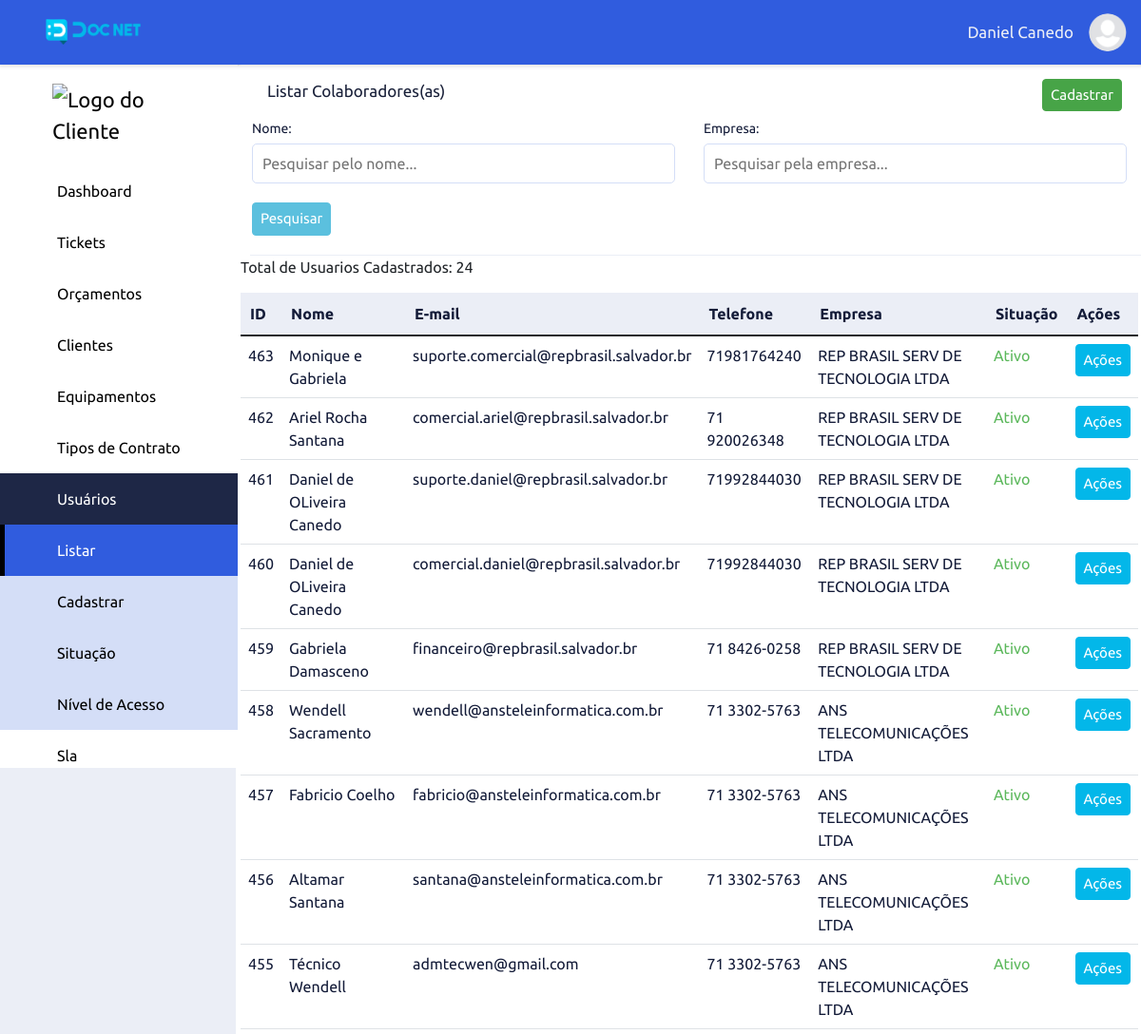
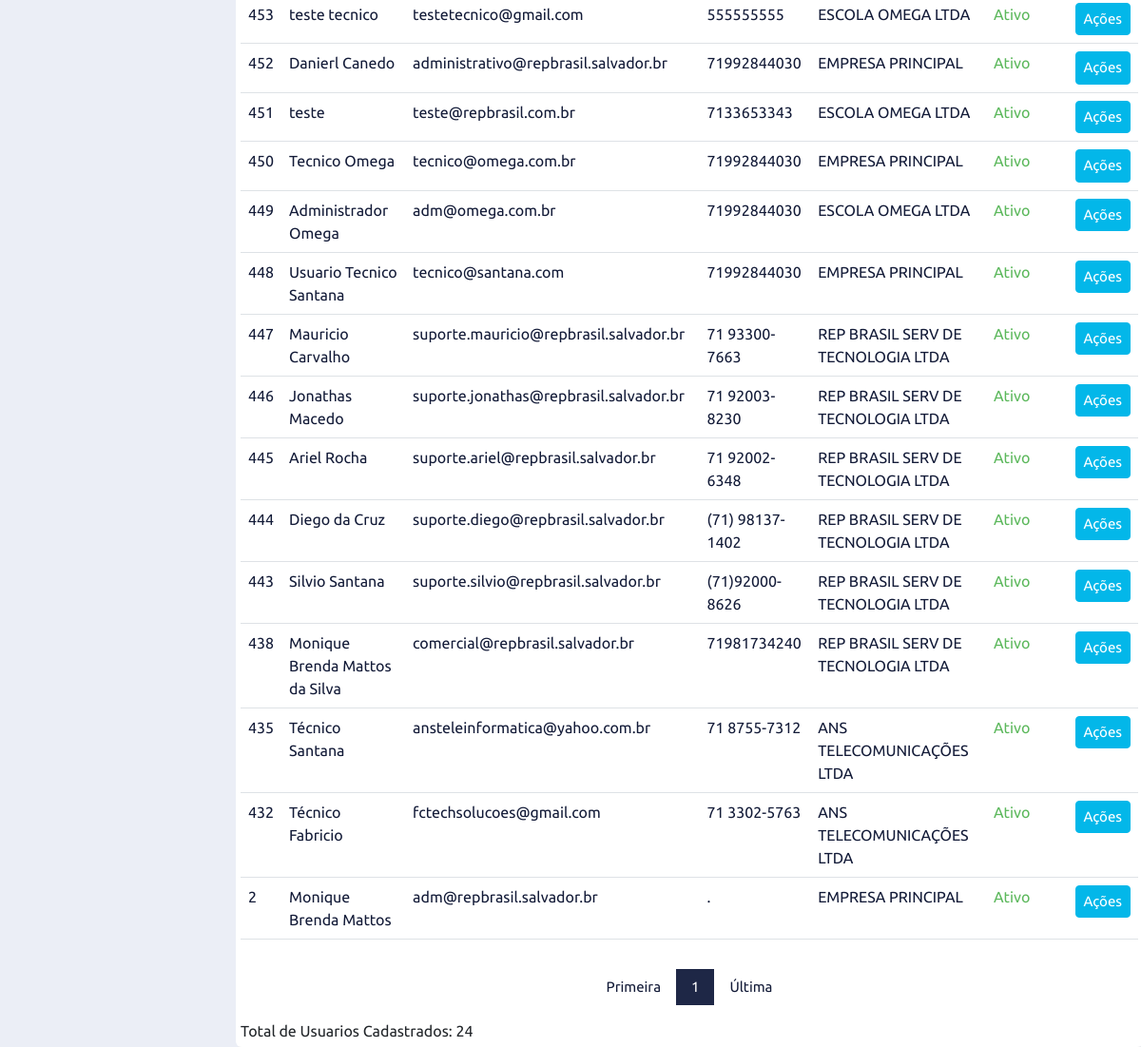
/list-users/index (signed in), run on the app's committed database (2 pictures, top to bottom).
### tables this page shows
CREATE TABLE `adms_levels_pages` (
  `id` int NOT NULL,
  `permission` int NOT NULL DEFAULT '2',
  `order_level_page` int NOT NULL,
  `print_menu` int NOT NULL DEFAULT '2' COMMENT '1 - Apresentar no menu, 2 - Não apresentar no menu',
  `dropdown` int NOT NULL DEFAULT '2' COMMENT '1 - Dropdow , 2 - não dropdow',
  `adms_access_level_id` int NOT NULL,
  `adms_page_id` int NOT NULL,
  `adms_items_menu_id` int NOT NULL DEFAULT '1',
  `created` datetime NOT NULL,
  `modified` datetime DEFAULT NULL
);

CREATE TABLE `adms_pages` (
  `id` int NOT NULL,
  `controller` varchar(220) NOT NULL,
  `metodo` varchar(220) NOT NULL,
  `menu_controller` varchar(220) NOT NULL,
  `menu_metodo` varchar(220) NOT NULL,
  `name_page` varchar(220) NOT NULL,
  `publish` int NOT NULL DEFAULT '2',
  `icon` varchar(45) DEFAULT NULL,
  `obs` text,
  `adms_sits_pgs_id` int NOT NULL DEFAULT '2',
  `adms_types_pgs_id` int NOT NULL,
  `adms_groups_pgs_id` int NOT NULL,
  `created` datetime NOT NULL,
  `modified` datetime DEFAULT NULL
);

CREATE TABLE `adms_items_menus` (
  `id` int NOT NULL,
  `name` varchar(220) NOT NULL,
  `icon` varchar(45) NOT NULL,
  `order_item_menu` int NOT NULL,
  `created` datetime NOT NULL,
  `modified` datetime DEFAULT NULL
);

CREATE TABLE `adms_users` (
  `id` int NOT NULL,
  `name` varchar(220) NOT NULL,
  `nickname` varchar(44) DEFAULT NULL,
  `email` varchar(220) NOT NULL,
  `user` varchar(220) NOT NULL,
  `password` varchar(220) NOT NULL,
  `recover_password` varchar(220) DEFAULT NULL,
  `conf_email` varchar(220) DEFAULT NULL,
  `image` varchar(220) DEFAULT NULL,
  `adms_sits_user_id` int NOT NULL DEFAULT '1',
  `adms_access_level_id` int DEFAULT NULL,
  `cpf` varchar(45) DEFAULT NULL,
  `rg` varchar(45) DEFAULT NULL,
  `dt_nasc` varchar(45) DEFAULT NULL,
  `sexo` int DEFAULT NULL,
  `tel_1` varchar(45) DEFAULT NULL,
  `tel_2` varchar(45) DEFAULT NULL,
  `tel_3` varchar(45) DEFAULT NULL,
  `rede_social_1` varchar(220) DEFAULT NULL,
  `rede_social_2` varchar(220) DEFAULT NULL,
  `rede_social_3` varchar(220) DEFAULT NULL,
  `logradouro` varchar(220) DEFAULT NULL,
  `numero_logr` varchar(10) DEFAULT NULL,
  `bairro` varchar(220) DEFAULT NULL,
  `cidade` varchar(220) DEFAULT NULL,
  `uf` varchar(5) DEFAULT NULL,
  `empresa_id` int NOT NULL DEFAULT '1',
  `cliente_id` int NOT NULL DEFAULT '1',
  `setor_id` int DEFAULT '1',
  `contr_id` int NOT NULL DEFAULT '1',
  `created` datetime NOT NULL,
  `modified` datetime DEFAULT NULL
);

CREATE TABLE `adms_emp_principal` (
  `id` int NOT NULL,
  `razao_social` varchar(220) DEFAULT NULL,
  `nome_fantasia` varchar(220) DEFAULT NULL,
  `cnpj` varchar(220) NOT NULL,
  `cep` varchar(8) DEFAULT NULL,
  `logradouro` varchar(220) DEFAULT NULL,
  `bairro` varchar(220) DEFAULT NULL,
  `cidade` varchar(220) DEFAULT NULL,
  `uf` varchar(45) DEFAULT NULL,
  `contato` varchar(220) DEFAULT NULL,
  `telefone` varchar(220) DEFAULT NULL,
  `email` varchar(220) DEFAULT NULL,
  `situacao` int NOT NULL DEFAULT '1',
  `logo` varchar(110) DEFAULT NULL,
  `base_dados` varchar(220) DEFAULT NULL,
  `created` datetime NOT NULL,
  `modified` datetime DEFAULT NULL
);

CREATE TABLE `adms_sits_users` (
  `id` int NOT NULL,
  `name` varchar(44) NOT NULL,
  `adms_color_id` int NOT NULL,
  `created` datetime NOT NULL,
  `modified` datetime DEFAULT NULL
);

### app/adms/Views/users/listUsers.php (the view, shortened to what the rows shown need)
<div class="wrapper">
    <div class="row">
        <table class="table table-hover table-list">
            <thead class="list-head">
                <tr>
                    <th class="list-head-content">ID</th>
                    <th class="list-head-content">Nome</th>
                    <th class="list-head-content table-sm-none">E-mail</th>
                    <th class="list-head-content ">Telefone</th>
                    <th class="list-head-content table-md-none">Empresa</th>
                    <th class="list-head-content table-md-none">Situação</th>
                    <th class="list-head-content">Ações</th>
                </tr>
            </thead>
            <tbody class="list-body">
                <?php
                foreach ($this->data['listUsers'] as $user) {
                    extract($user);
                ?>
                    <tr>
                        <td class="list-body-content"><?php echo $id; ?></td>
                        <td class="list-body-content"><?php echo $name_usr; ?></td>
                        <td class="list-body-content table-sm-none"><?php echo $email; ?></td>
                        <td class="list-body-content"><?php echo $tel_1; ?></td>
                        <td class="list-body-content table-sm-none"><?php echo $razao_social_emp; ?></td>
                        <td class="list-body-content table-md-none">
                            <?php echo "<span style='color: $color'>$name_sit</span>"; ?>
                        </td>
                        <td class="list-body-content">
                            <div class="dropdown-action">
                                <button onclick="actionDropdown(<?php echo $id; ?>)" class="dropdown-btn-action">Ações</button>
                            </div>
                        </td>
                    </tr>
                <?php
                }
                ?>
            </tbody>
        </table>
    </div>
</div>

### app/adms/Views/include/menu.php (shortened to what the rows shown need)
<?php
$sidebar_active = "";
if (isset($this->data['sidebarActive'])) {
    $sidebar_active = $this->data['sidebarActive'];
}
?>
<div class="content">
    <div class="sidebar">
    <div class="logo-adm">
        <?php
        if(!empty ($_SESSION['set_clie'])){
            echo "<img src='" . URLADM . "app/adms/assets/image/logo/clientes/". $_SESSION['emp_user']."/{$_SESSION['logo_emp_prin']}' width='140' alt='Logo do Cliente'>";
        } else{
            echo "<img src='" . URLADM . "app/adms/assets/image/logo/clientes/icon_user.png' width='140' alt='Logo do Cliente'>";
        }
        ?>
    </div>
        <?php
        if ((isset($this->data['menu'])) and ($this->data['menu'])) {
            $count_drop_start = 0;
            $count_drop_end = 0;
            foreach ($this->data['menu'] as $item_menu) {
                extract($item_menu);
                $active_item_menu = "";
                if ($sidebar_active == $menu_controller) {
                    $active_item_menu = "active";
                }
                if ($dropdown == 1) {
                    if ($count_drop_start != $id_itm_men) {
                        if (($count_drop_end == 1) and ($count_drop_start != 0)) {
                            echo "</div>";
                            $count_drop_end = 0;
                        }
                        echo "<button class='dropdown-btn btn-active$id_itm_men'>";
                        echo "<i class='icon $icon_itm_men'></i><span>$name_itm_men</span><i class='fa-solid fa-caret-down'></i>";
                        echo "</button>";
                        echo "<div class='dropdown-container cont-active$id_itm_men'>";
                    }
                    echo "<a href='" . URLADM . "$menu_controller/$menu_metodo' class='sidebar-nav active$id_itm_men $active_item_menu'><i class='icon $icon'></i><span></span>$name_page</a>";
                    $count_drop_start = $id_itm_men;
                    $count_drop_end = 1;
                } else {
                    if ($count_drop_end == 1) {
                        echo "</div>";
                        $count_drop_end = 0;
                    }
                    echo "<a href='" . URLADM . "$menu_controller/$menu_metodo' class='sidebar-nav $active_item_menu'><i class='icon $icon'></i><span></span>$name_page</a>";
                }
            }
        }
        ?>
    </div>

### data on the page
adms_levels_pages: adms_page.name_page "Dashboard"
adms_levels_pages: adms_items_menu.name "Tickets"
adms_levels_pages: adms_items_menu.name "Orçamentos"
adms_levels_pages: adms_items_menu.name "Clientes"
adms_levels_pages: adms_items_menu.name "Equipamentos"
adms_levels_pages: adms_items_menu.name "Tipos de Contrato"
adms_levels_pages: adms_items_menu.name "Usuários", adms_page.name_page "Listar"
adms_levels_pages: adms_page.name_page "Cadastrar"
adms_levels_pages: adms_page.name_page "Situação"
adms_levels_pages: adms_page.name_page "Nível de Acesso"
adms_levels_pages: adms_items_menu.name "Sla"
adms_users: id "463", name "Monique e Gabriela", email "suporte.comercial@repbrasil.salvador.br", tel_1 "71981764240", empresa.razao_social "REP BRASIL SERV DE TECNOLOGIA LTDA", adms_sits_user.name "Ativo"
adms_users: id "462", name "Ariel Rocha Santana", email "comercial.ariel@repbrasil.salvador.br", tel_1 "71 920026348", empresa.razao_social "REP BRASIL SERV DE TECNOLOGIA LTDA", adms_sits_user.name "Ativo"
adms_users: id "461", name "Daniel de OLiveira Canedo", email "suporte.daniel@repbrasil.salvador.br", tel_1 "71992844030", empresa.razao_social "REP BRASIL SERV DE TECNOLOGIA LTDA", adms_sits_user.name "Ativo"
adms_users: id "460", name "Daniel de OLiveira Canedo", email "comercial.daniel@repbrasil.salvador.br", tel_1 "71992844030", empresa.razao_social "REP BRASIL SERV DE TECNOLOGIA LTDA", adms_sits_user.name "Ativo"
adms_users: id "459", name "Gabriela Damasceno", email "financeiro@repbrasil.salvador.br", tel_1 "71 8426-0258", empresa.razao_social "REP BRASIL SERV DE TECNOLOGIA LTDA", adms_sits_user.name "Ativo"
adms_users: id "458", name "Wendell Sacramento", email "wendell@ansteleinformatica.com.br", tel_1 "71 3302-5763", empresa.razao_social "ANS TELECOMUNICAÇÕES LTDA", adms_sits_user.name "Ativo"
adms_users: id "457", name "Fabricio Coelho", email "fabricio@ansteleinformatica.com.br", tel_1 "71 3302-5763", empresa.razao_social "ANS TELECOMUNICAÇÕES LTDA", adms_sits_user.name "Ativo"
adms_users: id "456", name "Altamar Santana", email "santana@ansteleinformatica.com.br", tel_1 "71 3302-5763", empresa.razao_social "ANS TELECOMUNICAÇÕES LTDA", adms_sits_user.name "Ativo"
adms_users: id "455", name "Técnico Wendell", email "admtecwen@gmail.com", tel_1 "71 3302-5763", empresa.razao_social "ANS TELECOMUNICAÇÕES LTDA", adms_sits_user.name "Ativo"
adms_users: id "453", name "teste tecnico", email "testetecnico@gmail.com", tel_1 "555555555", empresa.razao_social "ESCOLA OMEGA LTDA", adms_sits_user.name "Ativo"
adms_users: id "452", name "Danierl Canedo", email "administrativo@repbrasil.salvador.br", tel_1 "71992844030", empresa.razao_social "EMPRESA PRINCIPAL", adms_sits_user.name "Ativo"
adms_users: id "451", name "teste", email "teste@repbrasil.com.br", tel_1 "7133653343", empresa.razao_social "ESCOLA OMEGA LTDA", adms_sits_user.name "Ativo"
adms_users: id "450", name "Tecnico Omega", email "tecnico@omega.com.br", tel_1 "71992844030", empresa.razao_social "EMPRESA PRINCIPAL", adms_sits_user.name "Ativo"
adms_users: id "449", name "Administrador Omega", email "adm@omega.com.br", tel_1 "71992844030", empresa.razao_social "ESCOLA OMEGA LTDA", adms_sits_user.name "Ativo"
adms_users: id "448", name "Usuario Tecnico Santana", email "tecnico@santana.com", tel_1 "71992844030", empresa.razao_social "EMPRESA PRINCIPAL", adms_sits_user.name "Ativo"
adms_users: id "447", name "Mauricio Carvalho", email "suporte.mauricio@repbrasil.salvador.br", tel_1 "71 93300-7663", empresa.razao_social "REP BRASIL SERV DE TECNOLOGIA LTDA", adms_sits_user.name "Ativo"
adms_users: id "446", name "Jonathas Macedo", email "suporte.jonathas@repbrasil.salvador.br", tel_1 "71 92003-8230", empresa.razao_social "REP BRASIL SERV DE TECNOLOGIA LTDA", adms_sits_user.name "Ativo"
adms_users: id "445", name "Ariel Rocha", email "suporte.ariel@repbrasil.salvador.br", tel_1 "71 92002-6348", empresa.razao_social "REP BRASIL SERV DE TECNOLOGIA LTDA", adms_sits_user.name "Ativo"
adms_users: id "444", name "Diego da Cruz", email "suporte.diego@repbrasil.salvador.br", tel_1 "(71) 98137-1402", empresa.razao_social "REP BRASIL SERV DE TECNOLOGIA LTDA", adms_sits_user.name "Ativo"
adms_users: id "443", name "Silvio Santana", email "suporte.silvio@repbrasil.salvador.br", tel_1 "(71)92000-8626", empresa.razao_social "REP BRASIL SERV DE TECNOLOGIA LTDA", adms_sits_user.name "Ativo"
adms_users: id "438", name "Monique Brenda Mattos da Silva", email "comercial@repbrasil.salvador.br", tel_1 "71981734240", empresa.razao_social "REP BRASIL SERV DE TECNOLOGIA LTDA", adms_sits_user.name "Ativo"
adms_users: id "435", name "Técnico Santana", email "ansteleinformatica@yahoo.com.br", tel_1 "71 8755-7312", empresa.razao_social "ANS TELECOMUNICAÇÕES LTDA", adms_sits_user.name "Ativo"
adms_users: id "432", name "Técnico Fabricio", email "fctechsolucoes@gmail.com", tel_1 "71 3302-5763", empresa.razao_social "ANS TELECOMUNICAÇÕES LTDA", adms_sits_user.name "Ativo"
adms_users: id "2", name "Monique Brenda Mattos", email "adm@repbrasil.salvador.br", tel_1 ".", empresa.razao_social "EMPRESA PRINCIPAL", adms_sits_user.name "Ativo"

### other printed values
$_SESSION['user_nickname'] "Daniel Canedo"
$_SESSION['resultado'] "24"
$this->page "1"
